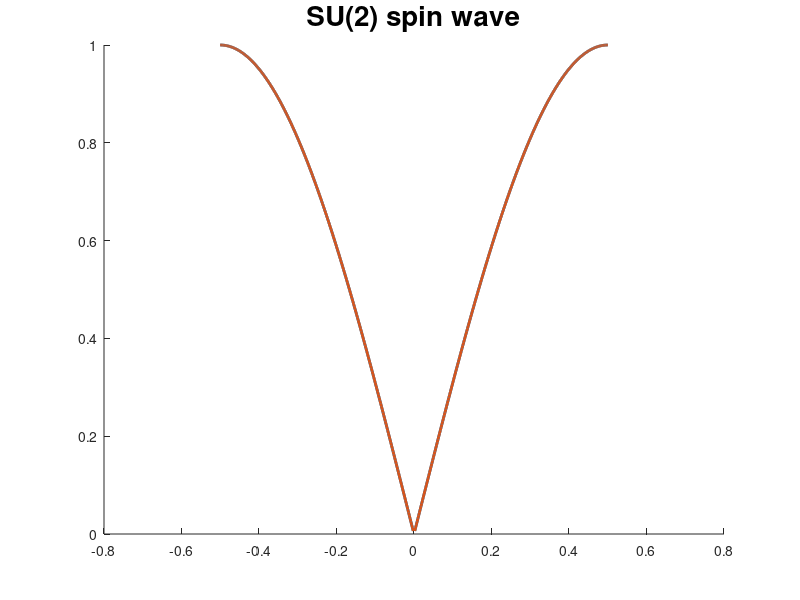

The MATLAB source for this figure:
%%%%% The benchmark 1D chain lattice for spin-wave method%%%%%

%% Model parameter setup
%Main_TriSU321_anysite;
J=1.0;

%% Gell-mann matrix setup
S=zeros(2,2,3);
S_A=zeros(2,2,3);
S_B=zeros(2,2,3);
S(:,:,1)=[0,1;1,0]/2;
S(:,:,2)=[0,-1i;1i,0]/2;
S(:,:,3)=[1,0;0,-1]/2;
R_A=eye(2,2);
R_B=[0,1;1,0];
for m=1:3
    S_A(:,:,m)=R_A'*S(:,:,m)*R_A;
    S_B(:,:,m)=R_B'*S(:,:,m)*R_B;
end
%% Hamiltonian cell setup
V_AB=zeros(1,1);
V_BA=zeros(1,1);
T_AB=zeros(1,1);
Delta_AB=zeros(1,1);
Z=2;
for m=1:3
    V_AB=V_AB+J*(S_A(2,2,m)-S_A(1,1,m)*eye(1,1))*S_B(1,1,m);
    V_BA=V_BA+J*(S_B(2,2,m)-S_B(1,1,m)*eye(1,1))*S_A(1,1,m);
    for alpha=1:1
        for beta=1:1
            T_AB(alpha,beta)=T_AB(alpha,beta)+J*S_A(alpha+1,1,m)*S_B(1,beta+1,m);
            Delta_AB(alpha,beta)=Delta_AB(alpha,beta)+J*S_A(alpha+1,1,m)*S_B(beta+1,1,m);
        end
    end
end
delta=[1;-1]'/2;
%delta=[1,0;-1,1;0,-1]';
%% Compute
Size=500;
K_grid_x=zeros(1,Size+1); %Storage k_x for plot
E=zeros(Size+1,2); %Storage energy for magnons
for i=1:Size+1
    %Compute location for k
    k=1/Size*(i-1)-1/2;
    K_grid_x(i)=k;
    %Structure factor
    gamma=0.0; 
    for nn=1:2
        gamma=gamma+exp(-1i*2*pi*k*delta(:,nn));
    end
    %Hamiltonian construct
    H_1=[Z*V_AB,T_AB*gamma;T_AB'*conj(gamma),Z*V_BA];
    H_2=[Z*V_AB.',T_AB'*gamma;T_AB*conj(gamma),Z*V_BA.'];
    Delta=[zeros(1,1),Delta_AB*gamma;Delta_AB.'*conj(gamma),zeros(1,1)];
    H=[H_1,Delta;Delta',H_2];
    Sigma=[eye(2,2),zeros(2,2);zeros(2,2),-eye(2,2)];
    [Vec,EigenAll]=eig(Sigma*H);
    E_eigen=[];
    for m=1:4
        if Vec(:,m)'*Sigma*Vec(:,m)>0
            E_eigen=[E_eigen,EigenAll(m,m)];
        end
    end
    if(numel(E_eigen)~=2)
        fprintf("k=(%d),no solution\n",i);
        E_eigen=nan*ones(2,1);
    end
    if(sum(abs(imag(E_eigen)))>sum(abs(real(E_eigen)))*1e-3&&sum(abs(E_eigen))>1e-3)
        fprintf("k=(%d), energy instable\n",i);
        E(i,:)=nan*ones(2,1);
    else
        E_eigen=sort(real(E_eigen));
        %E(i,j,:)=E_eigen(numel(E_eigen)/2+1:numel(E_eigen));
        %E(i,j,:)=E_eigen(1:numel(E_eigen)/2);
        E(i,:)=E_eigen;
    end
end
%% Plot
figure
hold on
plot(K_grid_x,E(:,1),"LineWidth",2)
plot(K_grid_x,E(:,2),"LineWidth",2);
title("SU(2) spin wave","FontSize",20)
